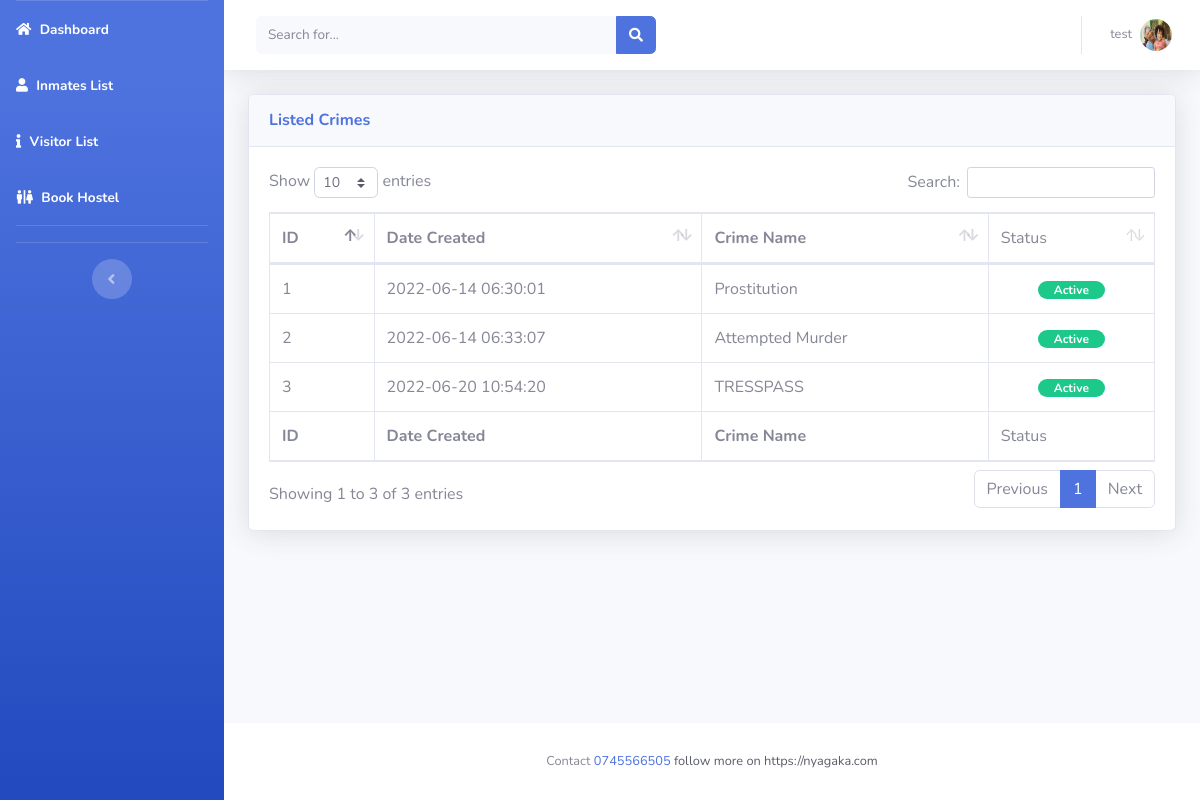
/manage-crimes.php (signed in), run on the app's committed database.
### tables this page shows
CREATE TABLE `users` (
  `id` int(11) NOT NULL,
  `fname` varchar(20) NOT NULL,
  `mname` varchar(20) NOT NULL,
  `lname` varchar(20) NOT NULL,
  `username` varchar(50) NOT NULL,
  `email` varchar(50) NOT NULL,
  `contact` varchar(50) NOT NULL,
  `password` varchar(50) NOT NULL,
  `creationdate` timestamp NOT NULL DEFAULT current_timestamp(),
  `status` int(11) NOT NULL,
  `profilepic` varchar(50) NOT NULL
);

CREATE TABLE `table_crime` (
  `id` int(11) NOT NULL,
  `crime_name` varchar(20) NOT NULL,
  `status` int(11) NOT NULL,
  `date_created` datetime NOT NULL DEFAULT current_timestamp()
);

### manage-crimes.php (the view, shortened to what this page needs)
<?php
include('includes/config.php');
if (strlen($_SESSION['alogin']) == 0) {
    header('location: login.php');
}
else {
?>
<!DOCTYPE html>
<html lang="en">
<head>
    <link href="vendor/fontawesome-free/css/all.min.css" rel="stylesheet" type="text/css">
    <link href="css/sb-admin-2.min.css" rel="stylesheet">
    <link href="vendor/datatables/dataTables.bootstrap4.min.css" rel="stylesheet">
</head>
<body id="page-top">
    <div id="wrapper">
        <?php include "includes/sidebar.php"; ?>
        <div id="content-wrapper" class="d-flex flex-column">
            <div id="content">
                <?php include "includes/header.php"; ?>
                <div class="container-fluid">
                    <div class="card shadow mb-4">
                        <div class="card-header py-3">
                           <h6 class="m-0 font-weight-bold text-primary">Listed Crimes</h6>
                        </div>
                        <div class="card-body">
                            <div class="table-responsive">
                                <table class="table table-bordered" id="dataTable" width="100%" cellspacing="0">
                                    <thead>
                                    <tr>
                                    <th>ID</th>
                                    <th>Date Created</th>
                                     <th>Crime Name</th>
                                        <td>Status</td>
                                    </tr>
                                    </thead>
                                    <tfoot>
                                    <tr>
                                        <th>ID</th>
                                        <th>Date Created</th>
                                        <th>Crime Name</th>
                                        <td>Status</td>
                                    </tr>
                                    </tfoot>
                                    <tbody>
                                    <?php
                                    $sql = "SELECT *  FROM table_crime where `status`=1";
                                        $query = $dbh->prepare($sql);
                                        $query->execute();
                                        $results = $query->fetchAll(PDO::FETCH_OBJ);
                                        $cnt = 1;
                                        if ($query->rowCount() > 0) {
                                            foreach ($results as $result) {
                                             ?>
                                    <tr>
                                    <td><?php echo htmlentities($cnt); ?></td>
                                    <td><?php echo htmlentities($result->date_created); ?></td>
                                    <td><?php echo htmlentities($result->crime_name); ?></td>
                                    <td class="text-center">
                                <?php if($result->status == 1): ?>
                                    <span class="badge badge-success px-3 rounded-pill">Active</span>
                                <?php else: ?>
                                    <span class="badge badge-danger px-3 rounded-pill">Inactive</span>
                                <?php endif; ?>
                            </td>
                                    </tr>
                                    <?php $cnt = $cnt + 1;
                                            }
                                        } ?>
                                    </tbody>
                                </table>
                            </div>
                        </div>
                    </div>
                </div>
            </div>
            <?php include "includes/footer.php"; ?>
        </div>
    </div>
</body>
</html>
<?php } ?>

### includes/sidebar.php (shortened to what this page needs)
<ul class="navbar-nav bg-gradient-primary sidebar sidebar-dark accordion" id="accordionSidebar">
    <li class="nav-item active">
        <a class="nav-link" href="index.php">
            <i class="fa fa-home"></i>
            <span>Dashboard</span></a>
    </li>
    <li class="nav-item active">
        <a class="nav-link" href="manage-prisoners.php">
            <i class="fa fa-user"></i>
            <span>Inmates List</span></a>
    </li>
    <li class="nav-item active">
        <a class="nav-link" href="manage-visitors.php">
        <i class="fa fa-info"></i>
            <span>Visitor List</span></a>
    </li>
    <li class="nav-item active">
        <a class="nav-link" href="manage-hostel.php">
        <i class="fa fa-restroom"></i>
            <span>Book Hostel</span></a>
    </li>
    <hr class="sidebar-divider d-none d-md-block">
    <hr class="sidebar-divider d-none d-md-block">
    <div class="text-center d-none d-md-inline">
        <button class="rounded-circle border-0" id="sidebarToggle"></button>
    </div>
</ul>

### includes/header.php (shortened to what this page needs)
<nav class="navbar navbar-expand navbar-light bg-white topbar mb-4 static-top shadow">
    <form class="d-none d-sm-inline-block form-inline mr-auto ml-md-3 my-2 my-md-0 mw-100 navbar-search">
        <div class="input-group">
            <input type="text" class="form-control bg-light border-0 small" placeholder="Search for..."
                   aria-label="Search" aria-describedby="basic-addon2">
            <div class="input-group-append">
                <button class="btn btn-primary" type="button">
                    <i class="fas fa-search fa-sm"></i>
                </button>
            </div>
        </div>
    </form>
    <ul class="navbar-nav ml-auto">
        <li class="nav-item dropdown no-arrow">
            <a class="nav-link dropdown-toggle" href="#" id="userDropdown" role="button"
               data-toggle="dropdown" aria-haspopup="true" aria-expanded="false">
                <span class="mr-2 d-none d-lg-inline text-gray-600 small">
                    <?php
                    $email = $_SESSION['alogin'];
                    $sql2 = "SELECT users.* FROM `users` WHERE `email`=:email and status=1 ;";
                    $query = $dbh->prepare($sql2);
                    $query->bindParam(':email', $email, PDO::PARAM_STR);
                    $query->execute();
                    $results = $query->fetchAll(PDO::FETCH_OBJ);
                    if ($query->rowCount() > 0) {
                        foreach ($results as $result) {
                            echo $result->username;
                        }
                    ?></span>
                    <img class="img-profile rounded-circle"
                         src="photo/<?php echo $result->profilepic;} ?>">
                </a>
        </li>
    </ul>
</nav>

### includes/footer.php
<footer class="sticky-footer bg-white">
    <div class="container my-auto">
        <div class="copyright text-center my-auto">
            <span>Contact <a href="tel:0745566505">0745566505</a>
            <a href="https://nyagaka.com" target="_blank" class="text-dark"> follow more on https://nyagaka.com</a>
            </span>
        </div>
    </div>
</footer>

### data on the page
users: username "test", profilepic (picture)
table_crime: date_created "2022-06-14 06:30:01", crime_name "Prostitution", status "Active"
table_crime: date_created "2022-06-14 06:33:07", crime_name "Attempted Murder", status "Active"
table_crime: date_created "2022-06-20 10:54:20", crime_name "TRESSPASS", status "Active"
